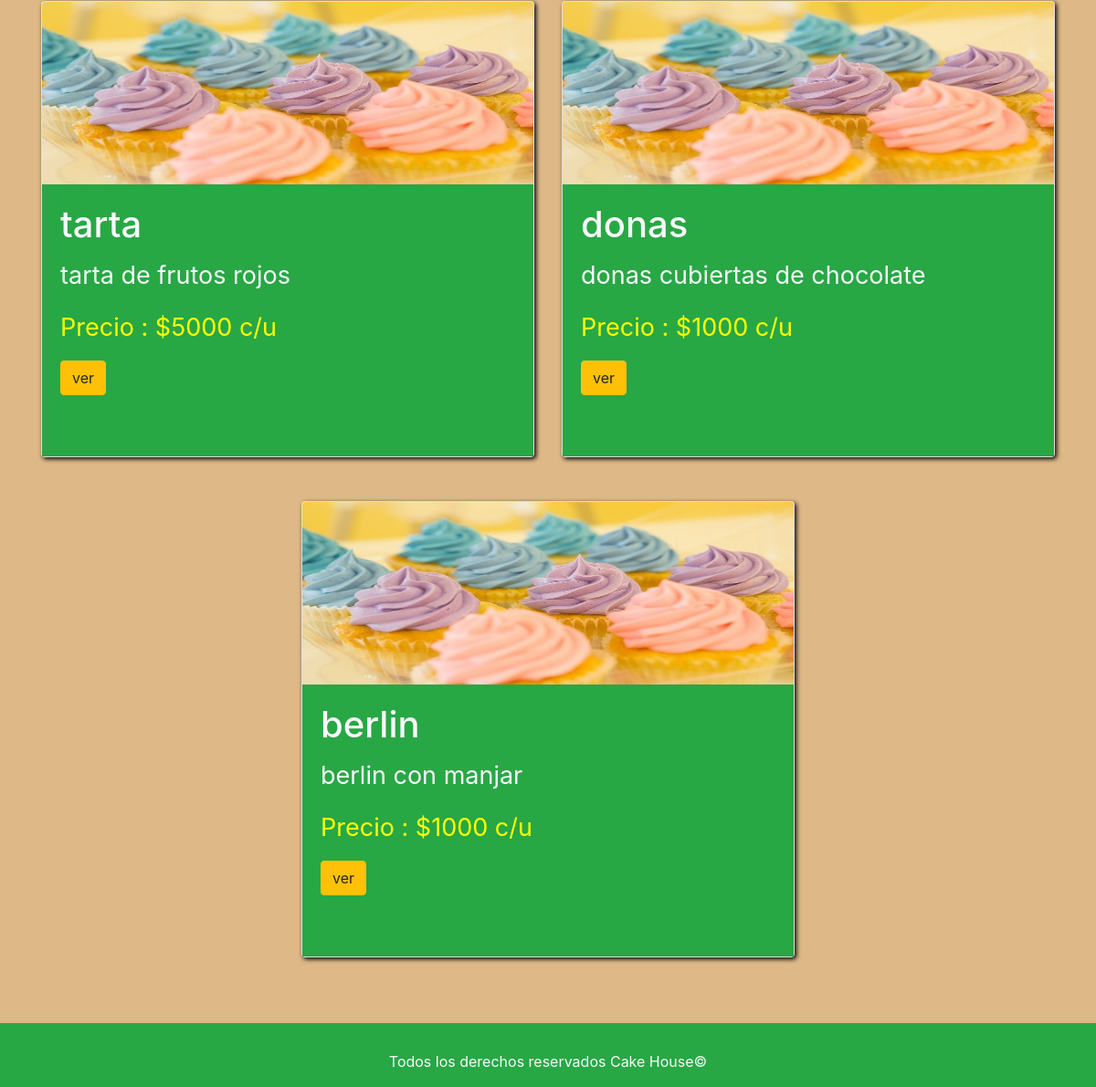
The app's page /cakehouse/indexadmin (lower part), older data.
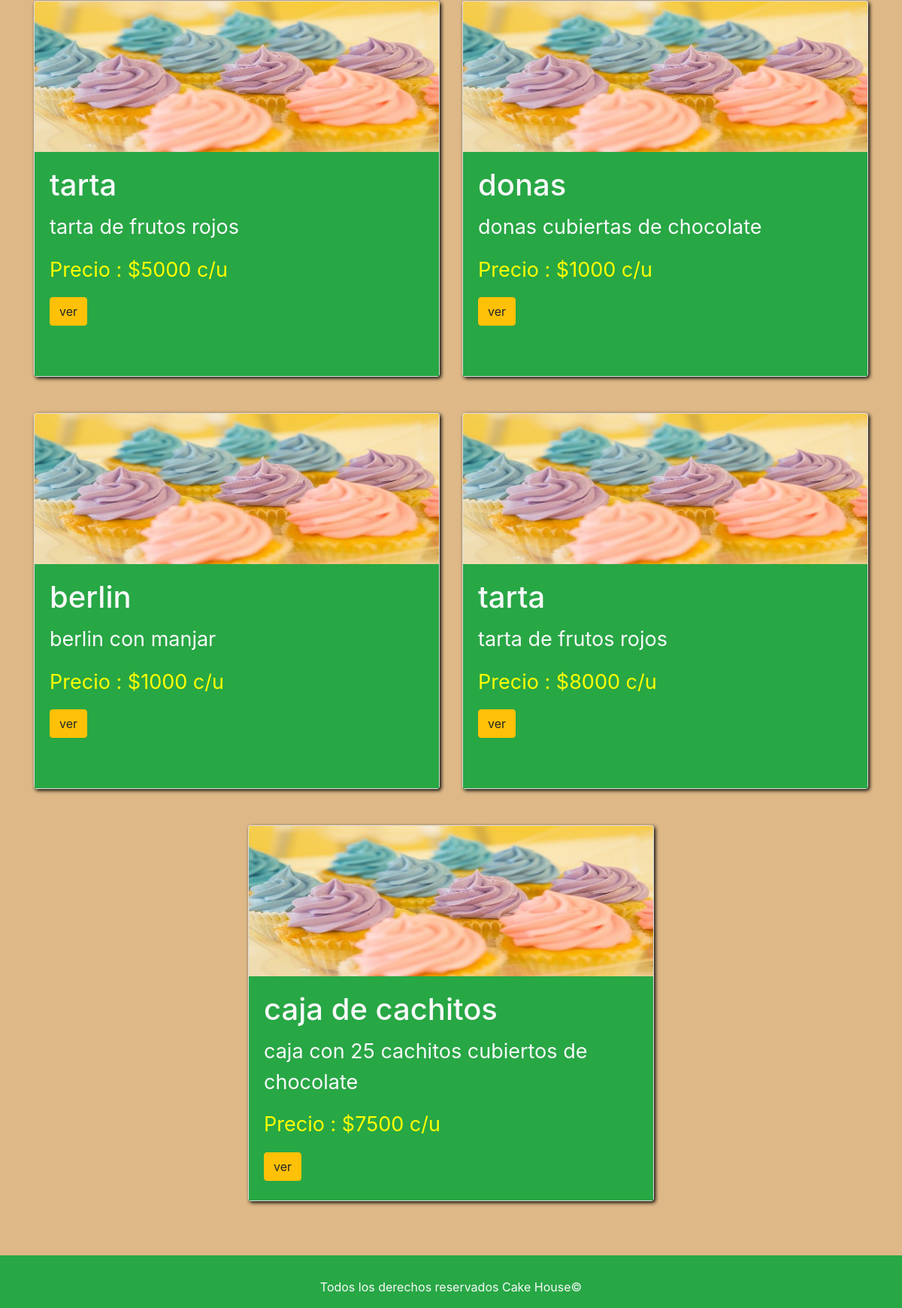
The same page, newer data.
### cakehouse/models.py (models this page shows, shortened)
class Producto(models.Model):
    nombre = models.CharField(max_length=100, default='')
    descripcion = models.CharField(max_length=100, default='')
    precio = models.IntegerField(default=0)
    stock = models.BooleanField(default=False)
    fecha = models.DateField('fecha de creacion')
    imagen = models.ImageField(upload_to ="productos",null=True)
    class Meta:
        permissions = (
            ('gerente', _('Gerente cakehouse')),
        )

### cakehouse/views.py (the view)
# urls.py: path('indexadmin', views.indexadmin, name='indexadmin'),
def indexadmin(request):
    listado_productos = Producto.objects.all()
    carrito = {'listado_productos':listado_productos}
    return render(request,'cakehouse/indexadmin.html',carrito)

### cakehouse/templates/cakehouse/indexadmin.html (shortened to what this page needs)
{%load static%}
<link rel="stylesheet" type="text/css" href="{% static 'cakehouse/estilos/bootstrap.min.css' %}">
<link rel="stylesheet" type="text/css" href="{% static 'cakehouse/estilos/funciones.css' %}">
<body>
{% if listado_productos %}
    <main id="contenedor_card">
        <div class="container">
            <div class="row justify-content-md-center pt-5 pb-5">
            {% for p in listado_productos %}
                <div class="col-sm-6 col-md-6 pt-4 pb-4">
                <div class="card cen">
                    <img
                    id="img_card"
                    src="img/cupcakes.jpg"
                    class="card-img-top"
                    alt="..."
                    />
                    <div class="card-body bg-success text-light cuerpo_card">
                    <h5 class="card-title titulo">{{p.nombre}}</h5>
                    <p id="parrafo" class="card-text">
                        {{p.descripcion}}
                    </p>
                    <p class="card-text precio">Precio : ${{p.precio}} c/u</p>
                    <form action="{%url 'cakehouse:ver_productos'%}" method="POST">
                        <button class="btn btn-warning" type="submit">ver</button>
                    </form>
                    </div>
                </div>
                </div>
            {% endfor %}
        </div>
    </main>
{%endif%}
    <footer class="bg-success">
      <div>
        <p class="text-light" id="texto">
          Todos los derechos reservados Cake House©
        </p>
      </div>
    </footer>
</body>

Row changes from the older to the newer data that the page shows:
added Producto: nombre "tarta", descripcion "tarta de frutos rojos", precio "8000"
added Producto: nombre "caja de cachitos", descripcion "caja con 25 cachitos cubiertos de chocolate", precio "7500"
